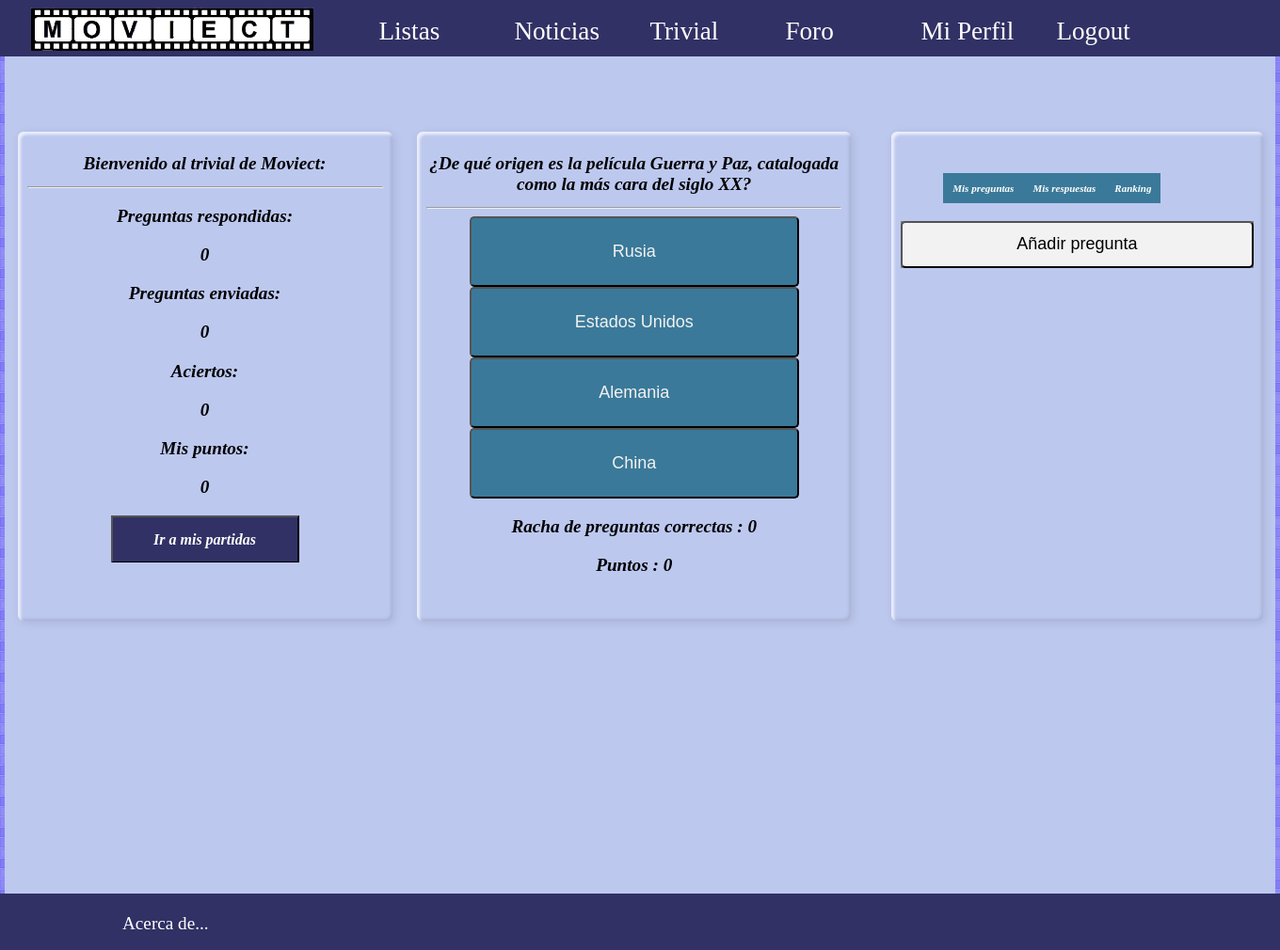
The app's page /html/trivial/trivial.php (signed in) with its own data.
### tables this page shows
CREATE TABLE `preguntas` (
  `id_pregunta` int(11) NOT NULL,
  `enunciado` varchar(100) NOT NULL,
  `autor` varchar(50) NOT NULL
);

CREATE TABLE `opciones` (
  `id_opcion` int(11) NOT NULL,
  `texto` varchar(50) NOT NULL,
  `id_pregunta` int(11) NOT NULL,
  `correcta` tinyint(1) NOT NULL
);

### src/includes/Aplicacion.php (called while the page is built, shortened)
<?php
class Aplicacion {
  private static $instancia;
  private $rutaRaizApp;
  public static function getSingleton() {
      if (  !self::$instancia instanceof self) {
         self::$instancia = new self;
      }
      return self::$instancia;
  }
  public function init($bdDatosConexion, $rutaRaizApp, $dirInstalacion){
    $this->rutaRaizApp = $rutaRaizApp;
  }
  public function resuelve($path = '') {
    if (strlen($path) > 0 && $path[0] == '/') {
      $path = mb_substr($path, 1);
    }
    return $this->rutaRaizApp . $path;
  }
}
?>

### src/includes/Jugadores.php (called while the page is built, shortened)
<?php
class Jugadores {
  public static function buscaJugador($username) {
    $app = App::getSingleton();
    $conn = $app->conexionBd();
    $query = sprintf("SELECT * FROM jugadores WHERE nick='%s'", $conn->real_escape_string($username));
    $rs = $conn->query($query);
    if ($rs && $rs->num_rows == 1) {
      $fila = $rs->fetch_assoc();
      $jugador = new Jugadores($fila['nick'], $fila['puntuacion']);
      $rs->free();
      return $jugador;
    }
	else{
		  $query = sprintf("INSERT INTO jugadores (nick,puntuacion) VALUES('%s',0)", $conn->real_escape_string($username));
		return  $jugador = new Jugadores($username, 0);
	}
  }
  private $puntuacion=60;
  public function __construct($nick, $puntuacion) {
    $this->puntuacion = $puntuacion;
  }
	public function puntos(){
		return $this->puntuacion;
	}
}

### src/includes/Preguntas.php (called while the page is built, shortened)
<?php
class Preguntas {
  public static function preguntasEnviadas($username) {
    $app = App::getSingleton();
    $conn = $app->conexionBd();
    $query = sprintf("SELECT COUNT(*) as numero FROM preguntas WHERE autor='%s'", $conn->real_escape_string($username));
    $rs = $conn->query($query);
    if ($rs && $rs->num_rows == 1) {
      $fila = $rs->fetch_assoc();
      $numero = $fila['numero'];
      return $numero;
    }
    return false;
  }
  public static function preguntasRespondidas($username) {
    $app = App::getSingleton();
    $conn = $app->conexionBd();
     $query = sprintf("SELECT COUNT(*) as numero FROM contesta_preguntas as c,preguntas as p ,opciones as o  WHERE c.nick='%s' and o.id_opcion=c.opcion and p.id_pregunta=o.id_pregunta limit 8", $conn->real_escape_string($username));
    $rs = $conn->query($query);
    if ($rs && $rs->num_rows == 1) {
      $fila = $rs->fetch_assoc();
      $numero = $fila['numero'];
      return $numero;
    }
    return 0;
  }
	public static function preguntaAleatoria() {
    $app = App::getSingleton();
    $conn = $app->conexionBd();
    $query = sprintf("SELECT * FROM  preguntas order by rand() LIMIT 1" );
    $rs = $conn->query($query);
    if ($rs && $rs->num_rows == 1) {
      $fila = $rs->fetch_assoc();
      $pregunta = new Preguntas($fila['id_pregunta'], $fila['enunciado'],$fila['autor']);
      return $pregunta;
    }
    return new Preguntas(" ", " "," ");
  }
  private $enunciado;
  public function __construct($id, $enunciado,$autor) {
    $this->enunciado = $enunciado;
  }
	public function enunciado(){
		return $this->enunciado;
	}
}

### src/includes/Respuesta.php (called while the page is built, shortened)
<?php
class Respuesta{
  public static function respuestas($id_pregunta) {
    $app = App::getSingleton();
    $conn = $app->conexionBd();
    $query = sprintf("SELECT * FROM opciones WHERE id_pregunta = '%s' ", $conn->real_escape_string($id_pregunta));
    $rs = $conn->query($query);
	$results_array = array();
		while ($row = $rs->fetch_assoc()) {
		  $results_array[] = $row;
		}
		return $results_array;
  }
  public static function respuestasCorrectas($username) {
    $app = App::getSingleton();
    $conn = $app->conexionBd();
    $query = sprintf("SELECT COUNT(*) as numero FROM contesta_preguntas   join opciones WHERE nick='%s' and correcta= '1' and id_opcion=opcion ", $conn->real_escape_string($username));
    $rs = $conn->query($query);
    if ($rs && $rs->num_rows == 1) {
      $fila = $rs->fetch_assoc();
      $numero = $fila['numero'];
      return $numero;
    }
    return 0;
  }
}

### src/html/trivial/trivial.php (the view, shortened to what this page needs)
<?php
	require_once '../../includes/Jugadores.php';
	require_once '../../includes/Preguntas.php';
	require_once '../../includes/Respuesta.php';
	if(isset($_SESSION['idUser'])){
		$j = new \es\ucm\fdi\aw\Jugadores($_SESSION['idUser'],10);
		$usu=$j->buscaJugador($_SESSION['idUser']);
		$preguntas = new \es\ucm\fdi\aw\Preguntas(1,"a","a");
		$respuesta = new \es\ucm\fdi\aw\Respuesta();
	}
?>
<!DOCTYPE html>
<html>
	<head>
		<link href="<?= $app->resuelve('/css/estilo2col.css') ?>" rel="stylesheet" type="text/css">
		<link href="<?= $app->resuelve('/css/trivial.css') ?>" rel="stylesheet" type="text/css">
		<link href="<?= $app->resuelve('/css/header.css') ?>" rel="stylesheet" type="text/css">
		<link href="<?= $app->resuelve('/css/footer.css') ?>" rel="stylesheet" type="text/css">
		<link href="<?= $app->resuelve('/css/icomoon/style.css') ?>" rel="stylesheet" type="text/css">
	</head>
	<body>
		<div id="contenedor">
		<?php
		if(!isset($_SESSION['idUser'])){
			echo  "<p id=\"warning\"> Contenido solo visible para usuarios registrados </p>";
		}else{
		?>
			<div id="sidebar-left">
				<h1 class="estilo">Bienvenido al trivial de Moviect:</h1>
				<hr>
				<p class="estilo" >Preguntas respondidas:</p>
				<p class="estilo"> <?php  $respondidas=$preguntas->preguntasRespondidas($_SESSION['idUser']); echo $respondidas; ?></p>
				<p class="estilo" >Preguntas enviadas:</p>
				<p class="estilo"> <?php $enviadas=$preguntas->preguntasEnviadas($_SESSION['idUser']); echo $enviadas; ?></p>
				<p class="estilo">Aciertos:</p>
				<p class="estilo"><?php $aciertos=$respuesta->respuestasCorrectas($_SESSION['idUser']); echo $aciertos; ?></p>
				<p class="estilo">Mis puntos:</p>
				<p class="estilo"><?php  $puntos=$usu->puntos(); echo $puntos; ?> </p>
				<a href=" ./Partidas.php" target="_self" ><input type="button"  class="boton"  name="p"  value="Ir a mis partidas"/></a>
			</div>
			<div id="centro">
				<div id="contenido">
					<h1 class="estilo" ><?php  $pregunta=$preguntas->preguntaAleatoria(); echo $pregunta->enunciado(); ?></h1>
					<hr>
					<?php
						$jbotones= 1;
						$respuestas=$respuesta->respuestas($pregunta->id());
						shuffle($respuestas);
						foreach ($respuestas as $opcion) { ?>
						   <form  class="estilo" method="post" id=<?php echo $jbotones+5 ;?>  action="actualizar.php" >
							<input  type="submit" name="p"   id=<?php echo $jbotones ;?>  value="<?=$opcion['texto']?>"   onclick="opcionElegida('<?php echo $opcion['correcta'];?> ','<?php echo  $jbotones ; ?>')"> </input>
						  </form>
						<?php $jbotones++;} ?>
					 <p class="estilo">Racha de preguntas correctas : <?php echo $_SESSION['racha'];?></p>
					<p  class="estilo" id=puntuacion>Puntos :  <?php echo $_SESSION['puntos'];?>  </p>
				</div>
				<div id="sidebar-right">
				<div id="preguntas">
					 <ul id=”menu”>
						<li onclick="elegirMenu('1')"><a >Mis preguntas</a></li>
						<li onclick="elegirMenu('2')"><a >Mis respuestas</a></li>
						<li onclick="elegirMenu('3')"><a >Ranking</a></li>
					 </ul>
					</div>
							<div id="opciones">
								<a href="#modalPregunta ">  <input type="button" name="p"  value="Añadir pregunta"  > </a>
							</div>
				</div>
		    </div>
			<?php
		};
		?>
		</div>
	</body>
</html>

### src/css/estilo2col.css (style rules this page uses)
body { margin: 0px; background-color: #795198; margin: 0 auto 0 auto; height: 100%; background-image: url("../img/fondo.png"); background-repeat: repeat; }
#contenedor { font-family: Sans-serif; line-height: 1.5em; width: 80%; height: 1%; overflow: hidden; margin-top: 60px; margin: 0 auto; padding: 60px 0; background-color: #BDC8EF; min-height: 860px; min-width: 900px; }

### src/css/trivial.css (style rules this page uses)
#contenedor { width:1350px; margin: auto; margin-top:30px; font: oblique bold 100% cursive; text-align:center; }
#centro { height:400px; margin-top: 50px; margin-right: 1%; }
.estilo input { width:350px; height:75px; background: #3a7999; color: #f2f2f2; padding: 10px; font-size: 18px; border-radius: 5px; position: relative; box-sizing: border-box; transition: all 500ms ease; }
.estilo { font: oblique bold 120% cursive; text-align:center; }
#sidebar-left,#centro #sidebar-right { width: 28%; height:500px; padding:10px; background-color:69B9B6; border-radius: 6px; box-shadow: inset 3px 3px 3px rgba(255,255,255,.7), inset -2px -2px 3px rgba(0,0,0,.1), 2px 2px 10px rgba(0,0,0,.1); text-align: center; }
#sidebar-left { float: left; margin-top: 50px; margin-left: 1%; }
#contenido { width:33%; height:500px; padding:10px; background-color:69B9B6; margin-left:2%; margin-right:2%; float:left; border-radius: 6px; box-shadow: inset 3px 3px 3px rgba(255,255,255,.7), inset -2px -2px 3px rgba(0,0,0,.1), 2px 2px 10px rgba(0,0,0,.1); text-align: center; }
#preguntas { width:100%; height:40px; padding:5px; margin-top:5%; }
#opciones { background-color:grey; }
#preguntas ul li { display: inline; float:left; }
#preguntas ul li a { cursor: pointer; font-size:11px; text-decoration: none; padding: 10px; background-color:#3a7999 ; color: #fff; }
#centro #sidebar-right { float:right; }
#opciones input { width:100%; height:50px; background-color: #f2f2f2; padding: 10px; font-size: 18px; border-radius: 5px; position: relative; box-sizing: border-box; }
.boton { border-bottom: 1px solid black; width:200px; height:50px; background-color:#313165; color:white; font: oblique bold 100% cursive; }
body { background-color:#BDC8EF; }

### records on screen
preguntas: enunciado "¿De qué origen es la película Guerra y Paz, catalogada como la más cara del siglo XX?"
opciones: p "Rusia"
opciones: p "Estados Unidos"
opciones: p "Alemania"
opciones: p "China"

### other values on screen
$respondidas "0"
$enviadas "0"
$aciertos "0"
$puntos "0"
$_SESSION['racha'] "0"
$_SESSION['puntos'] "0"
